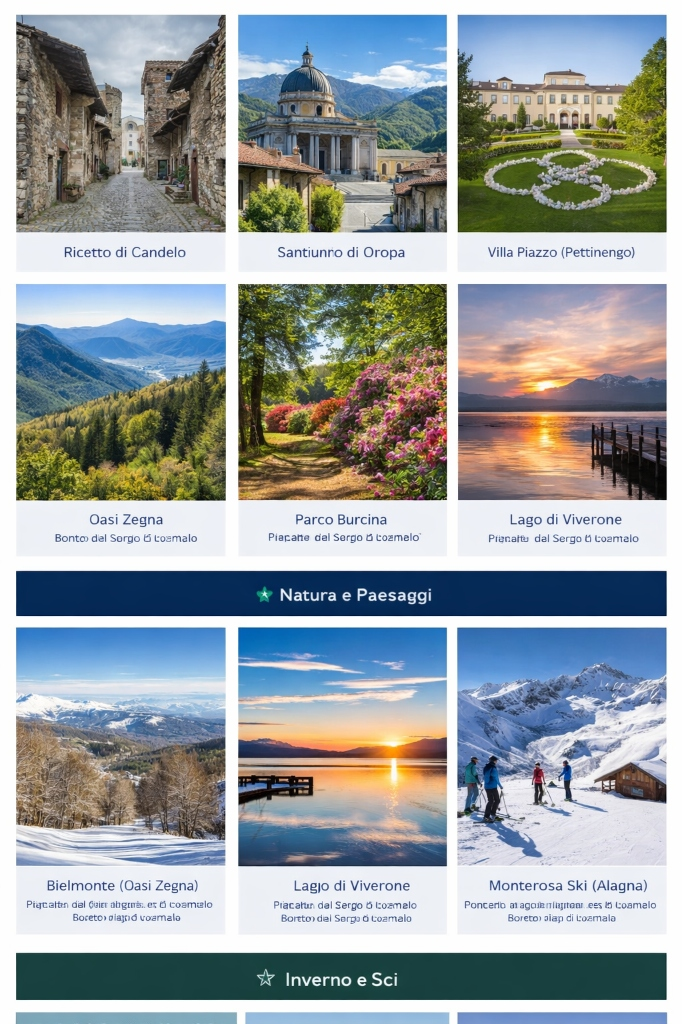
#> input picture demo/img/collage_attrazioni.jpg, 682 x 1024 px
$ python split_script.py
#> lines starting #> are read from the running program, lines starting #| are printed output that depends on the picture; after the words box and inside, x2 and y2 are one past the last pixel; in counts of white or black regions, pixels touching at a corner belong together

import cv2
import numpy as np
import os

# Leggi l'immagine
image_path = 'img/collage_attrazioni.jpg'
img = cv2.imread(image_path)
#> img is the input picture: shape (1024, 682, 3); mean B, G, R 163.3, 160.4, 152.8
if img is None:
    print("Errore: Immagine non trovata")
    exit(1)

# Converti in scala di grigi
gray = cv2.cvtColor(img, cv2.COLOR_BGR2GRAY)
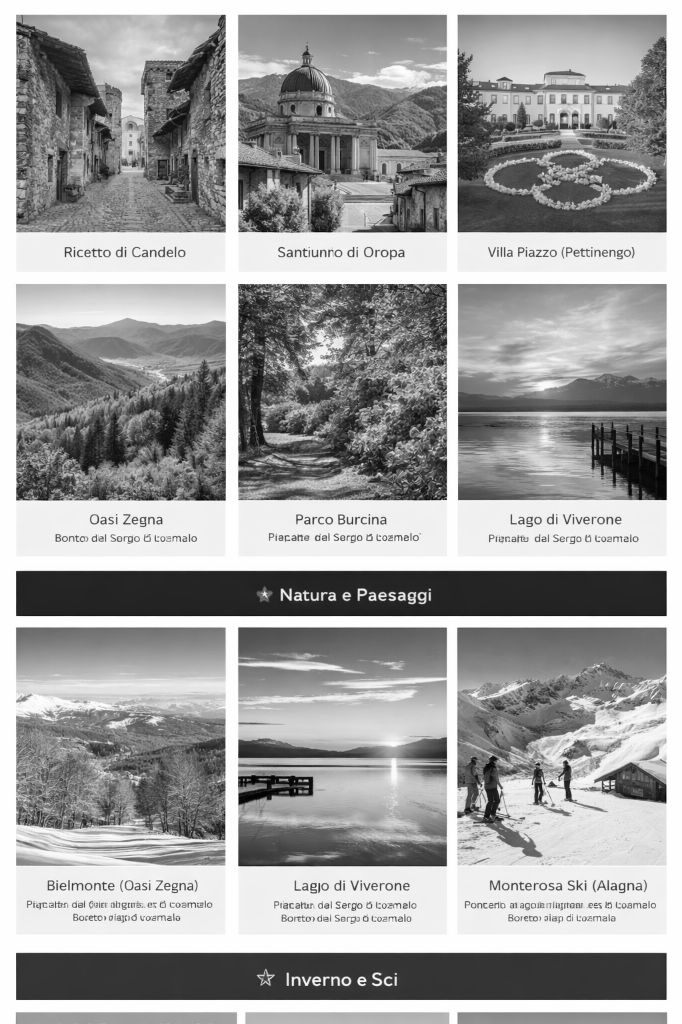
#> gray: shape (1024, 682); min 1, max 255, mean 158.5

# Applica un threshold per trovare le aree scure/chiare
# L'immagine ha sfondo bianco/chiaro?
# Usiamo un threshold adattivo o Canny per i bordi
_, thresh = cv2.threshold(gray, 240, 255, cv2.THRESH_BINARY_INV)
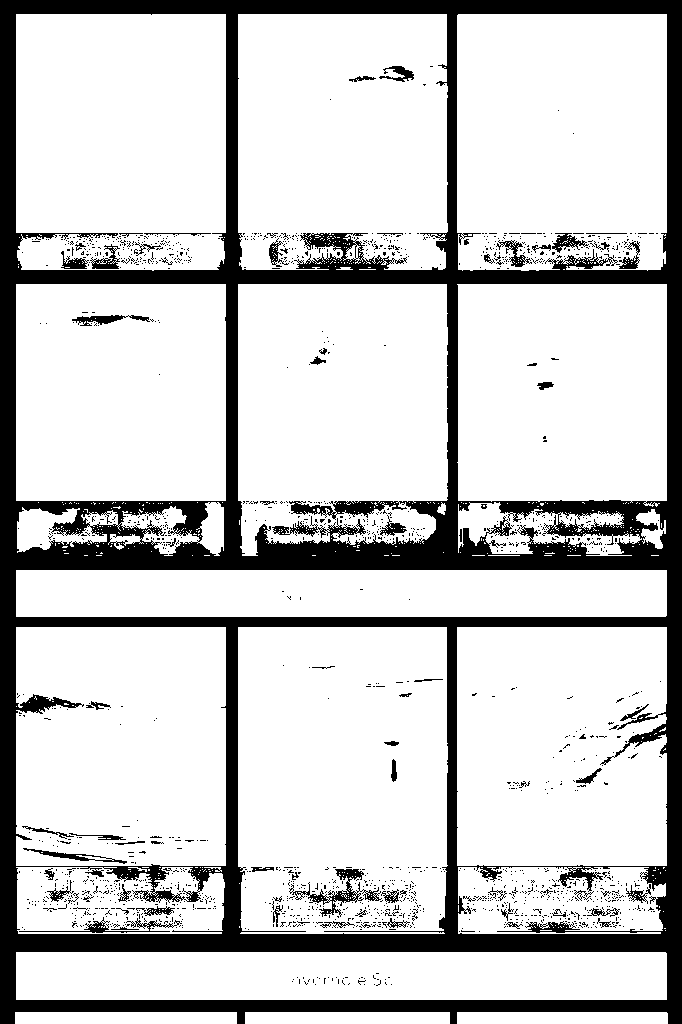
#> thresh: shape (1024, 682); 79.7% white; 1640 black regions (1564 under 20 px), largest, box (x1, y1, x2, y2) and area: (0, 0, 682, 1024) 129931, (289, 869, 382, 917) 967, (19, 917, 182, 933) 482

# Dilatazione per unire eventuali buchi nei contorni
kernel = np.ones((5,5),np.uint8)
dilated = cv2.dilate(thresh, kernel, iterations=2)
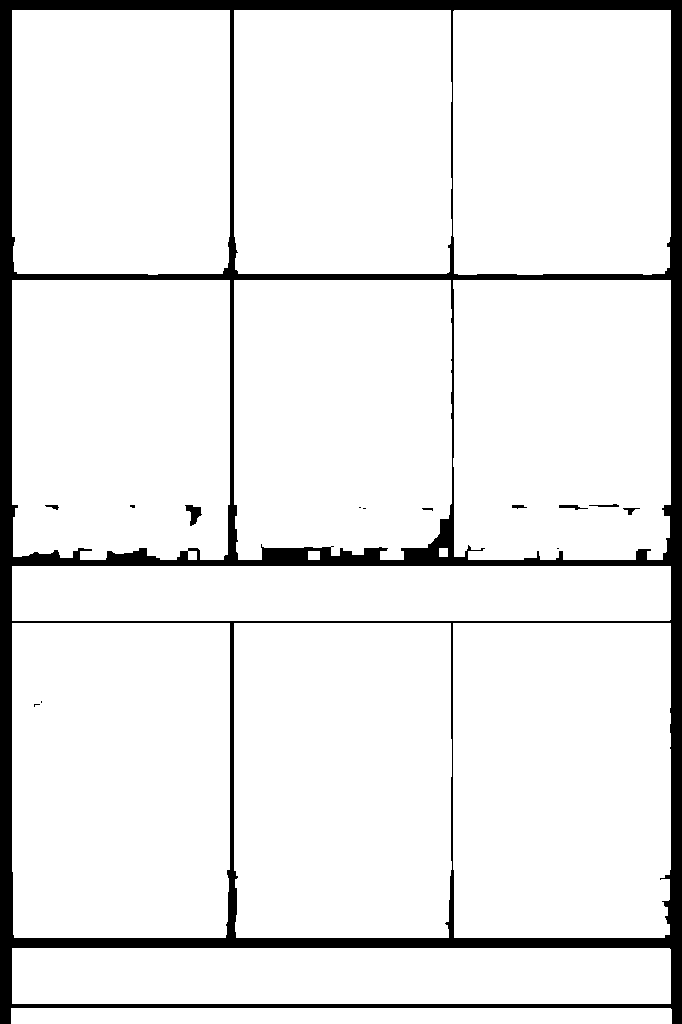
#> dilated: shape (1024, 682); 91.5% white; 14 black regions (6 under 20 px)

# Trova contorni
contours, _ = cv2.findContours(dilated, cv2.RETR_EXTERNAL, cv2.CHAIN_APPROX_SIMPLE)
#> contours = 14 contours; largest, box (x1, y1, x2, y2) and area: (12, 623, 230, 938) 67923, (453, 623, 671, 938) 67845, (234, 623, 452, 938) 67608, (453, 280, 671, 560) 59691, (12, 280, 230, 560) 59352

# Ordina contorni (dall'alto in basso, poi da sinistra a destra)
def sort_contours(cnts):
    reverse = False
    i = 1 # y-coordinate
    boundingBoxes = [cv2.boundingRect(c) for c in cnts]
#> boundingBoxes = 14 items, first 6: (11, 1008, 661, 16), (12, 948, 659, 56), (453, 623, 218, 315), (234, 623, 218, 315), (12, 623, 218, 315), (12, 566, 659, 55)
    (cnts, boundingBoxes) = zip(*sorted(zip(cnts, boundingBoxes),
                                        key=lambda b: b[1][i], reverse=reverse))
#> cnts has the same summary as contours outside sort_contours; boundingBoxes = 14 items, first 6: (453, 10, 218, 265), (234, 10, 218, 264), (12, 10, 218, 265), (453, 280, 218, 280), (234, 280, 218, 280), (12, 280, 218, 280)
    return cnts

if len(contours) > 0:
    contours = sort_contours(contours)

saved_count = 0
min_area = 5000 # Filtro per ignorare rumore
header_aspect_ratio_threshold = 4.0 # Ignora le barre orizzontali larghe (i titoli)

print(f"Trovati {len(contours)} potenziali contorni.")
#| Trovati 14 potenziali contorni.

for i, c in enumerate(contours):
    x, y, w, h = cv2.boundingRect(c)
    area = w * h
    aspect_ratio = w / float(h)

    # Filtra: deve essere abbastanza grande e non una striscia orizzontale (header)
    if area > min_area and aspect_ratio < header_aspect_ratio_threshold:
        # Ritaglia
        roi = img[y:y+h, x:x+w]

        # Salva
        filename = f"img/crop_{saved_count}.jpg"
        cv2.imwrite(filename, roi)
        print(f"Salvato {filename} (w={w}, h={h}, ar={aspect_ratio:.2f})")
        saved_count += 1
#> this loop made 14 passes
#> (x, y, w, h, area, aspect_ratio, filename) on passes 1, 2, 3, 4, 5, 6, 10, 11, 12: (453, 10, 218, 265, 57770, 0.823, 'img/crop_0.jpg'), (234, 10, 218, 264, 57552, 0.826, 'img/crop_1.jpg'), (12, 10, 218, 265, 57770, 0.823, 'img/crop_2.jpg'), (453, 280, 218, 280, 61040, 0.779, 'img/crop_3.jpg'), (234, 280, 218, 280, 61040, 0.779, 'img/crop_4.jpg'), (12, 280, 218, 280, 61040, 0.779, 'img/crop_5.jpg'), (453, 623, 218, 315, 68670, 0.692, 'img/crop_6.jpg'), (234, 623, 218, 315, 68670, 0.692, 'img/crop_7.jpg'), (12, 623, 218, 315, 68670, 0.692, 'img/crop_8.jpg')
#> (x, y, w, h, area, aspect_ratio) on passes 9, 13, 14: (12, 566, 659, 55, 36245, 11.98), (12, 948, 659, 56, 36904, 11.77), (11, 1008, 661, 16, 10576, 41.31)
#| Salvato img/crop_0.jpg (w=218, h=265, ar=0.82)
#| Salvato img/crop_1.jpg (w=218, h=264, ar=0.83)
#| Salvato img/crop_2.jpg (w=218, h=265, ar=0.82)
#| Salvato img/crop_3.jpg (w=218, h=280, ar=0.78)
#| Salvato img/crop_4.jpg (w=218, h=280, ar=0.78)
#| Salvato img/crop_5.jpg (w=218, h=280, ar=0.78)
#| Salvato img/crop_6.jpg (w=218, h=315, ar=0.69)
#| Salvato img/crop_7.jpg (w=218, h=315, ar=0.69)
#> (further printed lines are left out)
#> pass 1, `roi = img[y:y+h, x:x+w]`:
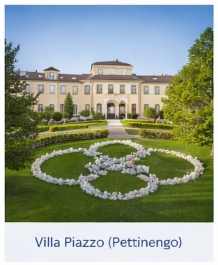
#> roi: shape (265, 218, 3); mean B, G, R 138.9, 155.2, 145.1
#> pass 2, `roi = img[y:y+h, x:x+w]`:
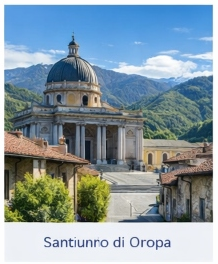
#> roi: shape (264, 218, 3); mean B, G, R 163.4, 153.7, 135.4
#> pass 3, `roi = img[y:y+h, x:x+w]`:
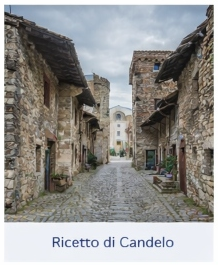
#> roi: shape (265, 218, 3); mean B, G, R 143.7, 146.3, 147.6
#> after the loop, saved_count = 9

print(f"Totale immagini salvate: {saved_count}")
#| Totale immagini salvate: 9
